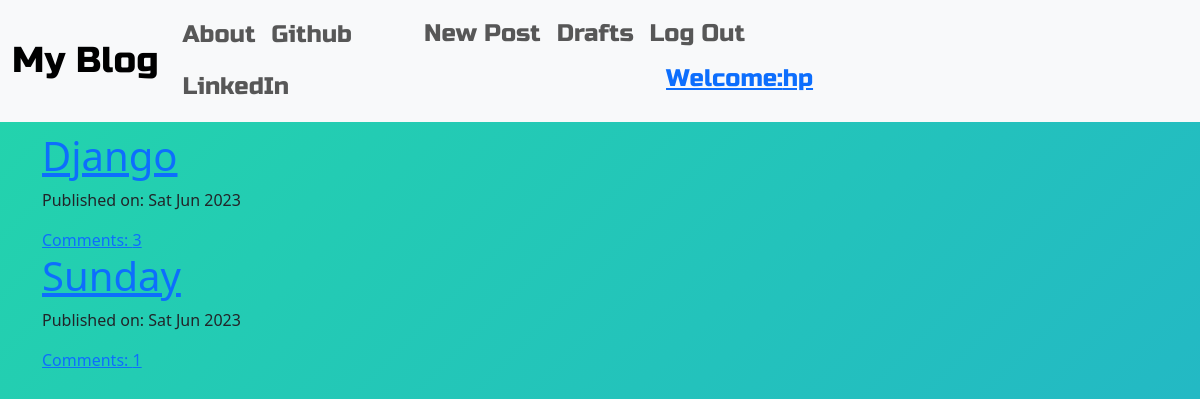
The app's page / (signed in) with its own data.
### app/models.py (models this page shows, shortened)
class Post(models.Model):
    author = models.ForeignKey("auth.User", on_delete=models.CASCADE)
    title = models.CharField(max_length=100)
    text = models.TextField()
    created_date = models.DateTimeField(default=timezone.now)
    published_date = models.DateTimeField(blank=True, null=True)
    def approve_comments(self):
        return self.comments.filter(approved_comment=True)

### app/views.py (the view)
# urls.py: path("", views.PostListView.as_view(), name="post_list"),
class PostListView(ListView):
    model = Post
    template_name = "app/blog/post_list.html"
    def get_queryset(self):
        return Post.objects.filter(published_date__lte=timezone.now()).order_by(
            "-published_date"
        )

### app/templates/app/blog/post_list.html
<!DOCTYPE html>
{% extends "app/blog/base.html" %}
{% block content %}
<div class="centerstage">
    {% for post in post_list %}
    <h1><a href="{% url 'app:post_detail' pk=post.pk %}">{{ post.title }}</a></h1>
    <div class="date">
        <p>Published on: {{ post.published_date|date:"D M Y" }}</p>
    </div>
    <a href="{% url 'app:post_detail' pk=post.pk %}">Comments: {{ post.approve_comments.count }}</a>
    {% endfor %}
</div>
{% endblock %}

### app/templates/app/blog/base.html (shortened to what this page needs)
<!doctype html>
{% load static %}
<html lang="en">
<head>
    <link href="https://cdn.jsdelivr.net/npm/bootstrap@5.3.0/dist/css/bootstrap.min.css" rel="stylesheet"
>
    <link rel="stylesheet" href="https://cdn.jsdelivr.net/npm/medium-editor@latest/dist/css/medium-editor.min.css">
    <link rel="stylesheet" href="{% static 'css/blog.css' %}">
    <link rel="stylesheet" href="{% static 'css/background.css' %}">
</head>
<body class="loader ">
    <nav class="navbar navbar-expand-lg bg-body-tertiary techfont custom-navbar">
        <div class="container-fluid">
            <a class="navbar-brand bigbrand" href="{% url 'app:post_list' %}">My Blog</a>
            <div class="collapse navbar-collapse" id="navbarNav">
                <ul class="nav navbar-nav">
                    <li class="nav-item">
                        <a class="nav-link" aria-current="page" href="{% url 'app:about' %}">About</a>
                    </li>
                    <li class="nav-item">
                        <a class="nav-link" href="https://github.com/rk190556">Github</a>
                    </li>
                    <li class="nav-item">
                        <a class="nav-link" href="https://www.linkedin.com/in/rahul-kumar-7400ba228/">LinkedIn</a>
                    </li>
                </ul>
                <ul class="nav navbar-nav">
                    {% if user.is_authenticated %}
                    <li class="nav-item"> <a class="nav-link" href="{% url 'app:post_new' %}">New Post</a></li>
                    <li class="nav-item"> <a class="nav-link" href="{% url 'app:drafts' %}">Drafts</a></li>
                    <li class="nav-item"> <a class="nav-link" href="{% url 'logout' %}">Log Out</a></li>
                    <li class="nav-item">
                        <a href="{% url 'app:post_list' %}">
                            <p style="padding: 1px 250px;">Welcome:{{user.username}}</p>
                        </a>
                    </li>
                    {% else %}
                    <li class="nav-item"><a class="nav-link" class="nav navbar-right" href="{% url 'login' %}"><span
                                class="glyphicon glyphicon-user">Login</span></a></li>
                    {% endif %}
                </ul>
            </div>
        </div>
    </nav>
    <div class="content container" id="gradient">
        <div class="row">
            <div class="col-md-8">
                <div class="blog_posts">
                    {% block content %}
                    {% endblock %}
                </div>
            </div>
        </div>
    </div>
</body>
</html>

### app/static/css/blog.css (style rules this page uses)
.techfont { font-family: "Russo One", sans-serif; font-size: 1.5em; margin-bottom: 10px; }
.bigbrand { font-size: 1.5em; }
.centerstage { margin-left: auto; margin-right: auto; }
.loader { filter: hue-rotate(0deg); color: linear-gradient(45deg, #0f8, #08f); animation: hue 10000ms infinite linear; }

### app/static/css/background.css (style rules this page uses)
body { background: linear-gradient(-45deg, #ee7752, #e73c7e, #23a6d5, #23d5ab); background-size: 400% 400%; animation: gradient 15s ease infinite; height: 100vh; }

### records on screen
Post: title "Django", published_date "Sat Jun 2023", approve_comments.count "3"
Post: title "Sunday", published_date "Sat Jun 2023", approve_comments.count "1"

### other values on screen
{{ user.username }} "hp"
